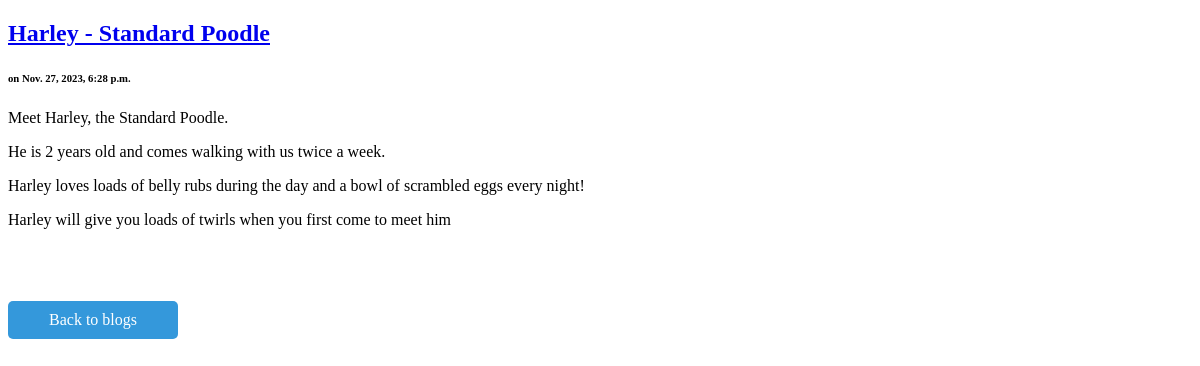
Page /blog/1/ on the committed database.
### blog/models.py (models this page shows)
class Post(models.Model):
    id = models.AutoField(primary_key=True)
    title = models.CharField(max_length=140)
    body = models.TextField()
    date = models.DateTimeField()

### blog/templates/post.html
{% extends "header.html" %}
{% block content %}
<h2><a href="/blog/{{post.id}}">{{ post.title }}</a></h2>
<h6> on {{ post.date }}</h6>
<div class = "container">
    {{ post.body|safe|linebreaks}}
</div>
<br><br>
<a href="/blog/" class="btn-back">Back to blogs</a>
{% load static %}
<link rel="stylesheet" href="{% static 'blog/style.css' %}">
{% endblock %}

### blog/static/blog/style.css (style rules this page uses)
.btn-back { display: block; width: 150px; margin-top: 20px; padding: 10px; text-align: center; text-decoration: none; background-color: #3498db; color: white; border-radius: 5px; }

### rows in the picture
Post: title "Harley - Standard Poodle", date "Nov. 27, 2023, 6:28 p.m.", body "Meet Harley, the Standard Poodle. He is 2 years old and comes walking with us twice a week. Harley loves loads of belly rubs during the day and a bowl of scrambled eggs every night! Harley will give you loads of twirls when you first come to meet him"
